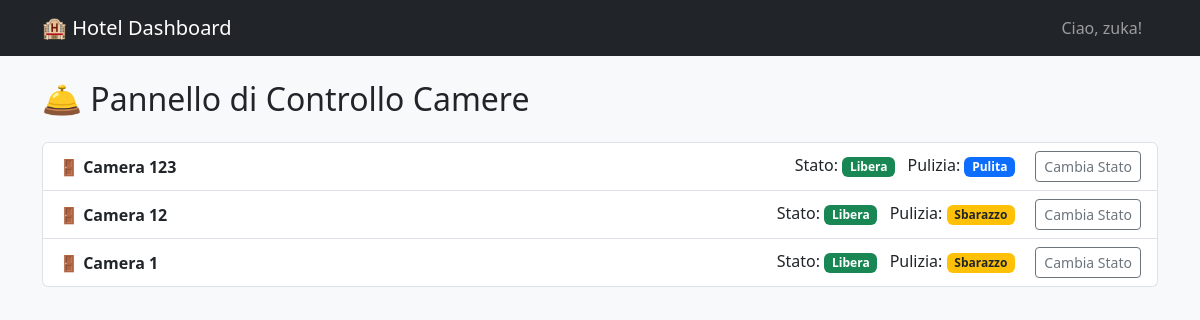
The app's page / (signed in) with its own data.
### hotel/models.py (models this page shows, shortened)
class HotelRoom(models.Model):
    room_number = models.IntegerField(unique=True, verbose_name="Numero Camera")
    is_clean = models.BooleanField(default=True, verbose_name="Pulita")
    is_occupied = models.BooleanField(default=False, verbose_name="Occupata")

### hotel/views.py (the view)
# urls.py: path('', dashboard, name='dashboard'),
def dashboard(request):
    rooms = HotelRoom.objects.all()
    return render(request, 'pages/dashboard.html', {'rooms': rooms})

### hotel/templates/pages/dashboard.html (shortened to what this page needs)
{% extends 'base.html' %}
{% block content %}
    <h2 class="mb-4">🛎️ Pannello di Controllo Camere</h2>
    <ul class="list-group">
        {% for room in rooms %}
            <li class="list-group-item d-flex justify-content-between align-items-center">
                <span>🚪 <strong>Camera {{ room.room_number }}</strong></span>
                <div>
                    Stato:
                    {% if room.is_occupied %}
                        <span class="badge bg-danger me-2">Occupata</span>
                    {% else %}
                        <span class="badge bg-success me-2">Libera</span>
                    {% endif %}
                    Pulizia:
                    {% if room.is_clean %}
                        <span class="badge bg-primary">Pulita</span>
                    {% else %}
                        <span class="badge bg-warning text-dark">Sbarazzo</span>
                    {% endif %}
                    <form method="POST" action="{% url 'toggle_clean' room.id %}" class="d-inline ms-3">
                        <button type="submit" class="btn btn-sm btn-outline-secondary">
                            Cambia Stato
                        </button>
                    </form>
                </div>
            </li>
        {% empty %}
            <div class="alert alert-info">Nessuna camera registrata.</div>
        {% endfor %}
    </ul>
{% endblock content %}

### hotel/templates/base.html (shortened to what this page needs)
<!DOCTYPE html>
<html lang="en">
<head>
    <link href="https://cdn.jsdelivr.net/npm/bootstrap@5.3.3/dist/css/bootstrap.min.css" rel="stylesheet">
</head>
<body class="bg-light">
    <nav class="navbar navbar-expand-md navbar-dark bg-dark">
        <div class="container">
            <a class="navbar-brand" href="#">🏨 Hotel Dashboard</a>
            <ul class="navbar-nav ms-auto">
                {% if user.is_authenticated %}
                    <li class="nav-item">
                        <span class="navbar-text me-3">Ciao, {{ user.username }}!</span>
                    </li>
                {% else %}
                    <li class="nav-item">
                        <a class="nav-link" href="#">Log In</a>
                    </li>
                {% endif %}
            </ul>
        </div>
    </nav>
    <div class="container mt-4">
        {% block content %}
        {% endblock content %}
    </div>
</body>
</html>

### records on screen
HotelRoom: room_number "123", is_occupied "Libera", is_clean "Pulita"
HotelRoom: room_number "12", is_occupied "Libera", is_clean "Sbarazzo"
HotelRoom: room_number "1", is_occupied "Libera", is_clean "Sbarazzo"

### other values on screen
{{ user.username }} "zuka"
